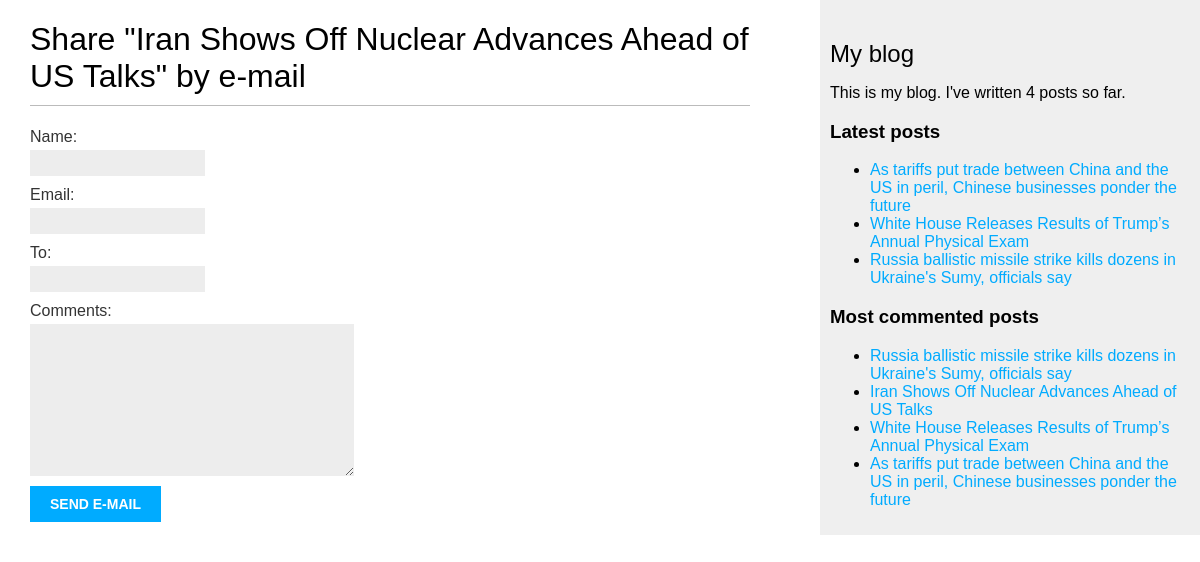
Screenshot of /blog/1/share/ with the database file from the repository.
### blog/models.py (models this page shows, shortened)
class Post(models.Model):
    class Status(models.TextChoices):
        DRAFT = 'DF', 'Draft'
        PUBLISHED = 'PB', 'Published'
    title = models.CharField(max_length=250)
    slug = models.SlugField(max_length=250, unique_for_date='publish')
    author = models.ForeignKey(
        settings.AUTH_USER_MODEL,
        on_delete=models.CASCADE,
        related_name='blog_posts'
    )
    body = models.TextField()
    publish = models.DateTimeField(default=timezone.now)
    created = models.DateTimeField(auto_now_add=True)
    updated = models.DateTimeField(auto_now=True)
    status = models.CharField(
        max_length=2,
        choices=Status,
        default=Status.DRAFT
    )
    objects = models.Manager()
    published = PublishedManager()
    tags = TaggableManager()
    class Meta:
        ordering = ['-publish']
        indexes = [models.Index(fields=['-publish'])]
    def get_absolute_url(self):
        return reverse(
            'blog:post_detail',
            args=[
                self.publish.year,
                self.publish.month,
                self.publish.day,
                self.slug
            ]
        )

### blog/views.py (the view)
# urls.py: path('<int:post_id>/share/', views.post_share, name='post_share'),
def post_share(request, post_id):
    post = get_object_or_404(
        Post,
        id=post_id,
        status=Post.Status.PUBLISHED
    )
    sent = False
    if request.method == 'POST':
        form = EmailPostForm(request.POST)
        if form.is_valid():
            cd = form.cleaned_data
            post_url = request.build_absolute_uri(
                post.get_absolute_url()
            )
            subject = (
                f"{cd['name']} ({cd['email']})"
                f"recommends you read {post.title}"
            )
            message = (
                f"Read {post.title} at {post_url}\n\n"
                f"{cd['name']}\'s comments :{cd['comments']}"
            )
            send_mail(
                subject=subject,
                message=message,
                from_email=None,
                recipient_list=[cd['to']]
            )
            sent = True
    else:
        form = EmailPostForm()
    return render(
        request,
        'blog/post/share.html',
        {
            'post':post,
            'form':form,
            'sent': sent
        }
    )

### blog/forms.py
class EmailPostForm(forms.Form):
    name = forms.CharField(max_length=25)
    email = forms.EmailField()
    to = forms.EmailField()
    comments = forms.CharField(
        required=False,
        widget=forms.Textarea
    )

### blog/models.py (called while the page is built)
    def get_queryset(self):
        return (
            super().get_queryset().filter(status=Post.Status.PUBLISHED)
        )

### blog/templatetags/blog_tags.py (called while the page is built)
@register.simple_tag
def total_posts():
    return Post.published.count()

@register.inclusion_tag('blog/post/latest_posts.html')
def show_latest_posts(count=5):
    latest_posts = Post.published.order_by('-publish')[:count]
    return {'latest_posts': latest_posts}

@register.simple_tag
def get_most_commented_posts(count=5):
    return Post.published.annotate(
        total_comments=Count('comments')
    ).order_by('-total_comments')[:count]

### blog/templates/blog/post/share.html (shortened to what this page needs)
{% extends "blog/base.html" %}
{% block content %}
  {% if sent %}
    <h1>E-mail successfully sent</h1>
    <p>
      "{{ post.title }}" was successfully sent to {{ form.cleaned_data.to }}.
    </p>
  {% else %}
    <h1>Share "{{ post.title }}" by e-mail</h1>
    <form method="post" novalidate>
      {{ form.as_p }}
      <input type="submit" value="Send e-mail">
    </form>
  {% endif %}
{% endblock %}

### blog/templates/blog/base.html (shortened to what this page needs)
{% load blog_tags %}
{% load static %}
<!DOCTYPE html>
<html>
<head>
  <link href="{% static "css/blog.css" %}" rel="stylesheet">
</head>
<body>
  <div id="content">
    {% block content %}
    {% endblock %}
  </div>
  <div id="sidebar">
    <h2>My blog</h2>
    <p>
      This is my blog.
      I've written {% total_posts %} posts so far.
    </p>
    <h3>Latest posts</h3>
    {% show_latest_posts 3 %}
    <h3>Most commented posts</h3>
    {% get_most_commented_posts as most_commented_posts %}
    <ul>
      {% for post in most_commented_posts %}
      <li>
        <a href='{{ post.get_absolute_url }}'>{{ post.title }}</a>
      </li>
      {% endfor %}
    </ul>
  </div>
</body>
</html>

### blog/templates/blog/post/latest_posts.html
<ul>
    {% for post in latest_posts %}
      <li>
        <a href="{{ post.get_absolute_url }}">{{ post.title }}</a>
      </li>
    {% endfor %}
  </ul>

### blog/static/css/blog.css (style rules this page uses)
body { margin:0; padding:0; font-family:helvetica, sans-serif; }
a { color:#00abff; text-decoration:none; }
h1 { font-weight:normal; border-bottom:1px solid #bbb; padding:0 0 10px 0; }
h2 { font-weight:normal; margin:30px 0 0; }
#content { float:left; width:60%; padding:0 0 0 30px; }
#sidebar { float:right; width:30%; padding:10px; background:#efefef; height:100%; }
label { float:left; clear:both; color:#333; margin-bottom:4px; }
input, textarea { clear:both; float:left; margin:0 0 10px; background:#ededed; border:0; padding:6px 10px; font-size:12px; }
input[type=submit] { font-weight:bold; background:#00abff; color:#fff; padding:10px 20px; font-size:14px; text-transform:uppercase; }

### rows the page displays
Post: title "Iran Shows Off Nuclear Advances Ahead of US Talks"
Post: title "As tariffs put trade between China and the US in peril, Chinese businesses ponder the future"
Post: title "White House Releases Results of Trump’s Annual Physical Exam"
Post: title "Russia ballistic missile strike kills dozens in Ukraine's Sumy, officials say"
